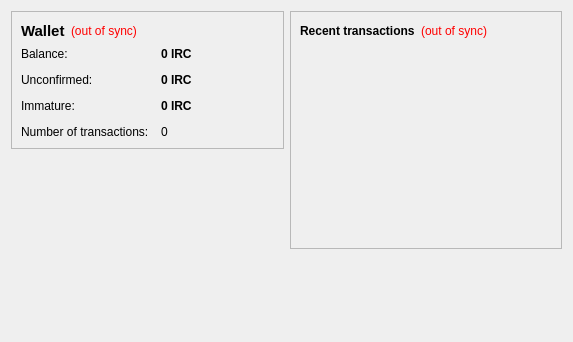
<?xml version="1.0" encoding="UTF-8"?>
<ui version="4.0">
 <class>OverviewPage</class>
 <widget class="QWidget" name="OverviewPage">
  <property name="geometry">
   <rect>
    <x>0</x>
    <y>0</y>
    <width>573</width>
    <height>342</height>
   </rect>
  </property>
  <property name="windowTitle">
   <string>Form</string>
  </property>
  <layout class="QHBoxLayout" name="horizontalLayout" stretch="1,1">
   <item>
    <layout class="QVBoxLayout" name="verticalLayout_2">
     <item>
      <widget class="QFrame" name="frame">
       <property name="frameShape">
        <enum>QFrame::StyledPanel</enum>
       </property>
       <property name="frameShadow">
        <enum>QFrame::Raised</enum>
       </property>
       <layout class="QVBoxLayout" name="verticalLayout_4">
        <item>
         <layout class="QHBoxLayout" name="horizontalLayout_4">
          <item>
           <widget class="QLabel" name="label_5">
            <property name="font">
             <font>
              <pointsize>11</pointsize>
              <weight>75</weight>
              <bold>true</bold>
             </font>
            </property>
            <property name="text">
             <string>Wallet</string>
            </property>
           </widget>
          </item>
          <item>
           <widget class="QLabel" name="labelWalletStatus">
            <property name="toolTip">
             <string>The displayed information may be out of date. Your wallet automatically synchronizes with the ironcoin network after a connection is established, but this process has not completed yet.</string>
            </property>
            <property name="styleSheet">
             <string notr="true">QLabel { color: red; }</string>
            </property>
            <property name="text">
             <string notr="true">(out of sync)</string>
            </property>
            <property name="alignment">
             <set>Qt::AlignLeading|Qt::AlignLeft|Qt::AlignVCenter</set>
            </property>
           </widget>
          </item>
          <item>
           <spacer name="horizontalSpacer_2">
            <property name="orientation">
             <enum>Qt::Horizontal</enum>
            </property>
            <property name="sizeHint" stdset="0">
             <size>
              <width>40</width>
              <height>20</height>
             </size>
            </property>
           </spacer>
          </item>
         </layout>
        </item>
        <item>
         <layout class="QFormLayout" name="formLayout_2">
          <property name="fieldGrowthPolicy">
           <enum>QFormLayout::AllNonFixedFieldsGrow</enum>
          </property>
          <property name="horizontalSpacing">
           <number>12</number>
          </property>
          <property name="verticalSpacing">
           <number>12</number>
          </property>
          <item row="0" column="0">
           <widget class="QLabel" name="label">
            <property name="text">
             <string>Balance:</string>
            </property>
           </widget>
          </item>
          <item row="0" column="1">
           <widget class="QLabel" name="labelBalance">
            <property name="font">
             <font>
              <weight>75</weight>
              <bold>true</bold>
             </font>
            </property>
            <property name="cursor">
             <cursorShape>IBeamCursor</cursorShape>
            </property>
            <property name="toolTip">
             <string>Your current balance</string>
            </property>
            <property name="text">
             <string notr="true">0 IRC</string>
            </property>
            <property name="textInteractionFlags">
             <set>Qt::LinksAccessibleByMouse|Qt::TextSelectableByKeyboard|Qt::TextSelectableByMouse</set>
            </property>
           </widget>
          </item>
          <item row="1" column="0">
           <widget class="QLabel" name="label_3">
            <property name="text">
             <string>Unconfirmed:</string>
            </property>
           </widget>
          </item>
          <item row="1" column="1">
           <widget class="QLabel" name="labelUnconfirmed">
            <property name="font">
             <font>
              <weight>75</weight>
              <bold>true</bold>
             </font>
            </property>
            <property name="cursor">
             <cursorShape>IBeamCursor</cursorShape>
            </property>
            <property name="toolTip">
             <string>Total of transactions that have yet to be confirmed, and do not yet count toward the current balance</string>
            </property>
            <property name="text">
             <string notr="true">0 IRC</string>
            </property>
            <property name="textInteractionFlags">
             <set>Qt::LinksAccessibleByMouse|Qt::TextSelectableByKeyboard|Qt::TextSelectableByMouse</set>
            </property>
           </widget>
          </item>
          <item row="3" column="0">
           <widget class="QLabel" name="label_2">
            <property name="text">
             <string>Number of transactions:</string>
            </property>
           </widget>
          </item>
          <item row="3" column="1">
           <widget class="QLabel" name="labelNumTransactions">
            <property name="toolTip">
             <string>Total number of transactions in wallet</string>
            </property>
            <property name="text">
             <string notr="true">0</string>
            </property>
           </widget>
          </item>
          <item row="2" column="0">
           <widget class="QLabel" name="labelImmatureText">
            <property name="text">
             <string>Immature:</string>
            </property>
           </widget>
          </item>
          <item row="2" column="1">
           <widget class="QLabel" name="labelImmature">
            <property name="font">
             <font>
              <weight>75</weight>
              <bold>true</bold>
             </font>
            </property>
            <property name="toolTip">
             <string>Mined balance that has not yet matured</string>
            </property>
            <property name="text">
             <string notr="true">0 IRC</string>
            </property>
            <property name="textInteractionFlags">
             <set>Qt::LinksAccessibleByMouse|Qt::TextSelectableByKeyboard|Qt::TextSelectableByMouse</set>
            </property>
           </widget>
          </item>
         </layout>
        </item>
       </layout>
      </widget>
     </item>
     <item>
      <spacer name="verticalSpacer">
       <property name="orientation">
        <enum>Qt::Vertical</enum>
       </property>
       <property name="sizeHint" stdset="0">
        <size>
         <width>20</width>
         <height>40</height>
        </size>
       </property>
      </spacer>
     </item>
    </layout>
   </item>
   <item>
    <layout class="QVBoxLayout" name="verticalLayout_3">
     <item>
      <widget class="QFrame" name="frame_2">
       <property name="frameShape">
        <enum>QFrame::StyledPanel</enum>
       </property>
       <property name="frameShadow">
        <enum>QFrame::Raised</enum>
       </property>
       <layout class="QVBoxLayout" name="verticalLayout">
        <item>
         <layout class="QHBoxLayout" name="horizontalLayout_2">
          <item>
           <widget class="QLabel" name="label_4">
            <property name="text">
             <string>&lt;b&gt;Recent transactions&lt;/b&gt;</string>
            </property>
           </widget>
          </item>
          <item>
           <widget class="QLabel" name="labelTransactionsStatus">
            <property name="toolTip">
             <string>The displayed information may be out of date. Your wallet automatically synchronizes with the ironcoin network after a connection is established, but this process has not completed yet.</string>
            </property>
            <property name="styleSheet">
             <string notr="true">QLabel { color: red; }</string>
            </property>
            <property name="text">
             <string notr="true">(out of sync)</string>
            </property>
            <property name="alignment">
             <set>Qt::AlignRight|Qt::AlignTrailing|Qt::AlignVCenter</set>
            </property>
           </widget>
          </item>
          <item>
           <spacer name="horizontalSpacer">
            <property name="orientation">
             <enum>Qt::Horizontal</enum>
            </property>
            <property name="sizeHint" stdset="0">
             <size>
              <width>40</width>
              <height>20</height>
             </size>
            </property>
           </spacer>
          </item>
         </layout>
        </item>
        <item>
         <widget class="QListView" name="listTransactions">
          <property name="styleSheet">
           <string notr="true">QListView { background: transparent; }</string>
          </property>
          <property name="frameShape">
           <enum>QFrame::NoFrame</enum>
          </property>
          <property name="verticalScrollBarPolicy">
           <enum>Qt::ScrollBarAlwaysOff</enum>
          </property>
          <property name="horizontalScrollBarPolicy">
           <enum>Qt::ScrollBarAlwaysOff</enum>
          </property>
          <property name="selectionMode">
           <enum>QAbstractItemView::NoSelection</enum>
          </property>
         </widget>
        </item>
       </layout>
      </widget>
     </item>
     <item>
      <spacer name="verticalSpacer_2">
       <property name="orientation">
        <enum>Qt::Vertical</enum>
       </property>
       <property name="sizeHint" stdset="0">
        <size>
         <width>20</width>
         <height>40</height>
        </size>
       </property>
      </spacer>
     </item>
    </layout>
   </item>
  </layout>
 </widget>
 <resources/>
 <connections/>
</ui>
